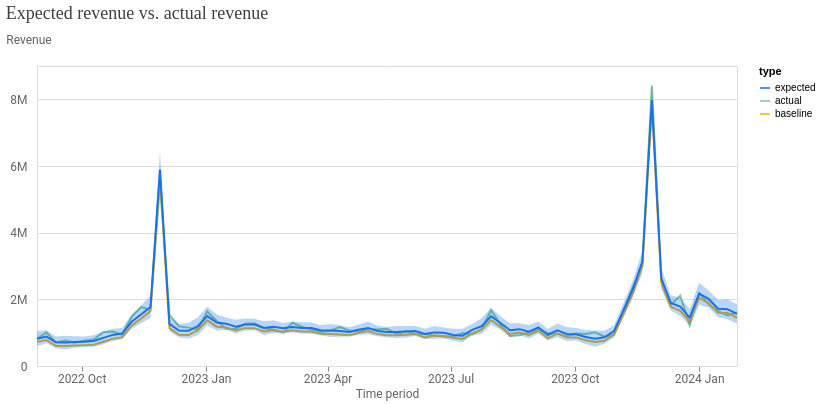

The code cell stored with this chart in its notebook:
### Markdown cell above
## 12. Model fit — expected vs. actual revenue

### Code cell
model_fit = visualizer.ModelFit(mmm)
model_fit.plot_model_fit()

### Figure 1 — Vega-Lite specification as saved in the notebook (floating-point values rounded to 4 significant figures; data arrays with more than 128 entries replaced by an {"elided": "..."} marker saying what was removed)
{"config": {"view": {"continuousWidth": 300, "continuousHeight": 300}, "axis": {"labelColor": "#5F6368", "labelFont": "Roboto", "labelFontSize": 12, "titleColor": "#5F6368", "titleFont": "Roboto", "titleFontSize": 12, "titleFontWeight": "normal"}}, "layer": [{"mark": {"type": "line"}, "encoding": {"color": {"field": "type", "scale": {"domain": ["expected", "actual", "baseline"], "range": ["#1A73E8", "#81C995", "#F9AB00"]}, "type": "nominal"}, "x": {"axis": {"domainColor": "#DADCE0", "format": "%Y %b", "grid": false, "tickCount": 8}, "field": "time", "title": "Time period", "type": "temporal"}, "y": {"axis": {"domain": false, "labelExpr": "replace(format(datum.value, '.3~s'), 'G', 'B')", "labelPadding": 10, "tickCount": 5, "ticks": false, "titleAlign": "left", "titleAngle": 0, "titleY": -20}, "field": "mean", "title": "Revenue", "type": "quantitative"}}}, {"mark": {"type": "rule", "opacity": 0}, "encoding": {"opacity": {"condition": {"param": "param_daae7590cf6ce0e8", "value": 0.3, "empty": false}, "value": 0}, "tooltip": [{"field": "time", "title": "Time period", "type": "temporal"}, {"field": "expected", "format": ",.0f", "title": "Expected", "type": "quantitative"}, {"field": "actual", "format": ",.0f", "title": "Actual", "type": "quantitative"}, {"field": "baseline", "format": ",.0f", "title": "Baseline", "type": "quantitative"}], "x": {"field": "time", "type": "temporal"}}, "name": "view_9152fb24a0671102_1", "transform": [{"pivot": "type", "value": "mean", "groupby": ["time"]}]}, {"mark": {"type": "circle", "filled": false, "size": 36}, "encoding": {"color": {"field": "type", "legend": null, "scale": {"domain": ["expected", "actual", "baseline"], "range": ["#1A73E8", "#81C995", "#F9AB00"]}, "type": "nominal"}, "opacity": {"condition": {"param": "param_daae7590cf6ce0e8", "value": 1, "empty": false}, "value": 0}, "x": {"field": "time", "type": "temporal"}, "y": {"field": "mean", "type": "quantitative"}}}, {"mark": {"type": "area", "opacity": 0.3}, "encoding": {"color": {"field": "type", "legend": null, "scale": {"domain": ["expected"], "range": ["#1A73E8"]}, "type": "nominal"}, "x": {"field": "time", "type": "temporal"}, "y": {"field": "ci_hi", "type": "quantitative"}, "y2": {"field": "ci_lo"}}}], "data": {"name": "data-622630401d6f4556939ed71e1419dc3c"}, "params": [{"name": "param_daae7590cf6ce0e8", "select": {"type": "point", "clear": "pointerout", "fields": ["time"], "nearest": true, "on": "pointerover"}, "views": ["view_9152fb24a0671102_1"]}], "resolve": {"scale": {"color": "independent"}}, "title": {"text": "Expected revenue vs. actual revenue", "anchor": "start", "color": "#3C4043", "font": "Google Sans Display", "fontSize": 18, "fontWeight": "normal", "offset": 10}, "width": 700, "$schema": "https://vega.github.io/schema/vega-lite/v6.4.1.json", "datasets": {"data-622630401d6f4556939ed71e1419dc3c": {"elided": "225 records"}}}
